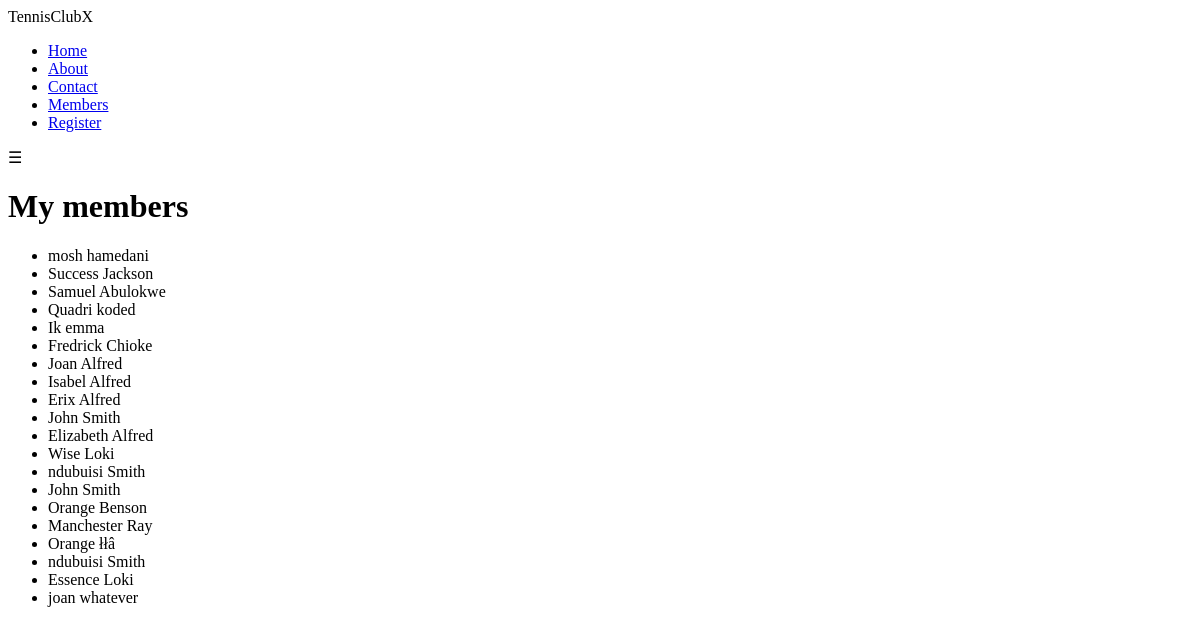
The page /members/ on the database its author committed.
### members/models.py (models this page shows, shortened)
class Member(models.Model):
	name = models.CharField(max_length=255)
	lastname = models.CharField(max_length=255)
	phone = models.IntegerField(null=True)
	joined_date = models.DateField(null=True)

### members/views.py (the view)
# urls.py: path('members/', views.members, name='members'),
def members(request):
	mymembers = Member.objects.all().values()
	template = loader.get_template('all_members.html')
	context = {
		'mymembers': mymembers,
	}
	return HttpResponse(template.render(context, request))

### members/templates/all_members.html (shortened to what this page needs)
{% extends 'master.html' %}
{% block content %}
    <div class="mycard">
        <h1> My members</h1>
        <ul>
        {% if mymembers %}
            {% for x in mymembers %}
            <li onclick="window.location = 'details/{{ x.id }}'"> {{ x.name }} {{ x.lastname }}</li>
        {% endfor %}
        {% else %}
        	<li> No members yet </li>
        {% endif %}
        </ul>
    </div>
{% endblock %}

### members/templates/master.html (shortened to what this page needs)
{% load static %}
<!DOCTYPE html>
<html lang="en">
<head>
    {% block css %}
        <link rel="stylesheet" href="{% static 'mystyle.css' %}">
    {% endblock %}
</head>
<body>
    <nav>
        <label class="logo"> TennisClubX</label>
        <ul>
            <li><a href="/"> Home</a></li>
            <li><a href="/about"> About</a></li>
            <li><a href="/contact"> Contact</a></li>
            <li><a href="/members"> Members</a></li>
            <li><a href="/form"> Register</a></li>
        </ul>
        <label id="icon" onclick="openNav()">
            <span> &#9776; </span>
        </label>
    </nav>
    {% block content %}
    {% endblock %}
</body>
</html>

### members/static/mystyle.css (style rules this page uses)
* { margin: 0; padding: 0; box-sizing: border-box; text-decoration: none; letter-spacing: 0.64px; list-style: none; }
body { font: 600 18px 'Source Sans Pro', sans-serif; }
nav { height: 80px; width: 100%; background: #375BDC; }
label.logo { font-size: 35px; font-weight: bold; color: #FFFFFF; padding: 0 12px; line-height: 80px; }
nav ul { float: right; margin-right: 10px; }
nav ul li { display: inline-block; margin: 0 8px; line-height: 80px; }
nav ul li a { color: white; text-transform: uppercase; font-size: 18px; border: 1px solid transparent; padding: 7px 10px; border-radius: 3px; }
nav #icon { color: white; float: right; font-size: 30px; line-heigt: 80px; margin-right: 10px; cursor: pointer; display: none; }
.mycard { background-color: #f1f1f1; background-image: linear-gradient(to bottom, #375BDC, #4D70EF); background-size: 100% 120px; background-repeat: no-repeat; margin: 40px auto; width: 350px; border-radius: 5px; box-shadow: 0 5px 7px -1px rgba(51, 51, 51, 0.23); padding: 20px; }
.mycard h1 { text-align: center; color:#ffffff; margin:20px 0 60px 0; }
ul { list-style-type: none; padding: 0; margin: 0; }
.mycard li { background-color: #ffffff; background-image: linear-gradient(to right, #375BDC, #4D70EF); background-size: 50px 60px; background-repeat: no-repeat; cursor: pointer; transition: transform .25s; border-radius: 5px; box-shadow: 0 5px 7px -1px rgba(51, 51, 51, 0.23); padding: 15px; padding-left: 70px; margin-top: 5px; }
a:link, a:visited { color: #375BDC; }

### rows shown on the page
Member: name "mosh", lastname "hamedani"
Member: name "Success", lastname "Jackson"
Member: name "Samuel", lastname "Abulokwe"
Member: name "Quadri", lastname "koded"
Member: name "Ik", lastname "emma"
Member: name "Fredrick", lastname "Chioke"
Member: name "Joan", lastname "Alfred"
Member: name "Isabel", lastname "Alfred"
Member: name "Erix", lastname "Alfred"
Member: name "John", lastname "Smith"
Member: name "Elizabeth", lastname "Alfred"
Member: name "Wise", lastname "Loki"
Member: name "ndubuisi", lastname "Smith"
Member: name "John", lastname "Smith"
Member: name "Orange", lastname "Benson"
Member: name "Manchester", lastname "Ray"
Member: name "Orange", lastname "łłâ"
Member: name "ndubuisi", lastname "Smith"
Member: name "Essence", lastname "Loki"
Member: name "joan", lastname "whatever"
